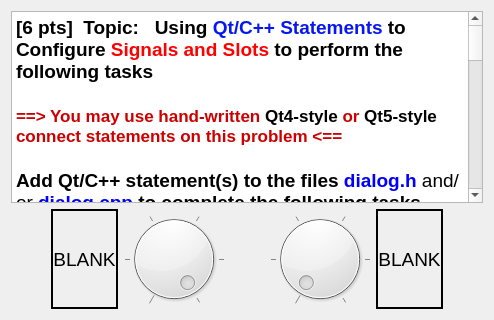
     <widget class="QWidget" name="tab_5">
      <attribute name="title">
       <string>Problem 2</string>
      </attribute>
      <layout class="QVBoxLayout" name="verticalLayout_7">
       <item>
        <widget class="QTextBrowser" name="textBrowser_4">
         <property name="html">
          <string>&lt;!DOCTYPE HTML PUBLIC &quot;-//W3C//DTD HTML 4.0//EN&quot; &quot;http://www.w3.org/TR/REC-html40/strict.dtd&quot;&gt;
&lt;html&gt;&lt;head&gt;&lt;meta name=&quot;qrichtext&quot; content=&quot;1&quot; /&gt;&lt;style type=&quot;text/css&quot;&gt;
p, li { white-space: pre-wrap; }
&lt;/style&gt;&lt;/head&gt;&lt;body style=&quot; font-family:'Cantarell'; font-size:13pt; font-weight:600; font-style:normal;&quot;&gt;
&lt;p style=&quot; margin-top:0px; margin-bottom:0px; margin-left:0px; margin-right:0px; -qt-block-indent:0; text-indent:0px;&quot;&gt;&lt;span style=&quot; font-size:14pt;&quot;&gt;[6 pts]  Topic:   Using &lt;/span&gt;&lt;span style=&quot; font-size:14pt; color:#0617f3;&quot;&gt;Qt/C++ Statements&lt;/span&gt;&lt;span style=&quot; font-size:14pt;&quot;&gt; to Configure &lt;/span&gt;&lt;span style=&quot; font-size:14pt; color:#ff0000;&quot;&gt;Signals and Slots &lt;/span&gt;&lt;span style=&quot; font-size:14pt;&quot;&gt;to perform the following tasks&lt;/span&gt;&lt;/p&gt;
&lt;p style=&quot;-qt-paragraph-type:empty; margin-top:0px; margin-bottom:0px; margin-left:0px; margin-right:0px; -qt-block-indent:0; text-indent:0px; font-size:14pt; color:#ff0000;&quot;&gt;&lt;br /&gt;&lt;/p&gt;
&lt;p style=&quot; margin-top:0px; margin-bottom:0px; margin-left:0px; margin-right:0px; -qt-block-indent:0; text-indent:0px;&quot;&gt;&lt;span style=&quot; font-family:'.Lucida Grande UI'; color:#cc0000;&quot;&gt;==&amp;gt; You may use hand-written &lt;/span&gt;&lt;span style=&quot; font-family:'.Lucida Grande UI'; color:#000000;&quot;&gt;Qt4-style&lt;/span&gt;&lt;span style=&quot; font-family:'.Lucida Grande UI'; color:#cc0000;&quot;&gt; or &lt;/span&gt;&lt;span style=&quot; font-family:'.Lucida Grande UI'; color:#000000;&quot;&gt;Qt5-style&lt;/span&gt;&lt;span style=&quot; font-family:'.Lucida Grande UI'; color:#cc0000;&quot;&gt; connect statements on this problem &amp;lt;==&lt;/span&gt;&lt;/p&gt;
&lt;p style=&quot;-qt-paragraph-type:empty; margin-top:0px; margin-bottom:0px; margin-left:0px; margin-right:0px; -qt-block-indent:0; text-indent:0px; font-size:14pt;&quot;&gt;&lt;br /&gt;&lt;/p&gt;
&lt;p style=&quot; margin-top:0px; margin-bottom:0px; margin-left:0px; margin-right:0px; -qt-block-indent:0; text-indent:0px;&quot;&gt;&lt;span style=&quot; font-size:14pt;&quot;&gt;Add Qt/C++ statement(s) to the files&lt;/span&gt;&lt;span style=&quot; font-family:'.Lucida Grande UI'; font-size:14pt;&quot;&gt; &lt;/span&gt;&lt;span style=&quot; font-family:'.Lucida Grande UI'; font-size:14pt; color:#0000ff;&quot;&gt;dialog.h&lt;/span&gt;&lt;span style=&quot; font-family:'.Lucida Grande UI'; font-size:14pt;&quot;&gt; &lt;/span&gt;&lt;span style=&quot; font-family:'.Lucida Grande UI'; font-size:14pt; font-weight:400;&quot;&gt;and/or&lt;/span&gt;&lt;span style=&quot; font-family:'.Lucida Grande UI'; font-size:14pt;&quot;&gt; &lt;/span&gt;&lt;span style=&quot; font-family:'.Lucida Grande UI'; font-size:14pt; color:#0000ff;&quot;&gt;dialog.cpp &lt;/span&gt;&lt;span style=&quot; font-size:14pt;&quot;&gt;to complete the following tasks&lt;/span&gt;&lt;/p&gt;
&lt;p style=&quot;-qt-paragraph-type:empty; margin-top:0px; margin-bottom:0px; margin-left:0px; margin-right:0px; -qt-block-indent:0; text-indent:0px; font-size:14pt;&quot;&gt;&lt;br /&gt;&lt;/p&gt;
&lt;p style=&quot; margin-top:0px; margin-bottom:0px; margin-left:0px; margin-right:0px; -qt-block-indent:0; text-indent:0px;&quot;&gt;&lt;span style=&quot; font-family:'.Lucida Grande UI';&quot;&gt;Problem 2A:  Add Qt/C++ statement(s) to initialize the value of &lt;/span&gt;&lt;span style=&quot; font-family:'.Lucida Grande UI'; color:#0000ff;&quot;&gt;leftLabel&lt;/span&gt;&lt;span style=&quot; font-family:'.Lucida Grande UI';&quot;&gt; to display &lt;/span&gt;&lt;span style=&quot; font-family:'.Lucida Grande UI'; color:#ff0000;&quot;&gt;5&lt;/span&gt;&lt;span style=&quot; font-family:'.Lucida Grande UI';&quot;&gt; &lt;/span&gt;&lt;/p&gt;
&lt;p style=&quot;-qt-paragraph-type:empty; margin-top:0px; margin-bottom:0px; margin-left:0px; margin-right:0px; -qt-block-indent:0; text-indent:0px; font-size:11pt;&quot;&gt;&lt;br /&gt;&lt;/p&gt;
&lt;p style=&quot; margin-top:0px; margin-bottom:0px; margin-left:0px; margin-right:0px; -qt-block-indent:0; text-indent:0px;&quot;&gt;&lt;span style=&quot; font-family:'.Lucida Grande UI';&quot;&gt;Problem 2B:  Add Qt/C++ statement(s) to initialize the value of &lt;/span&gt;&lt;span style=&quot; font-family:'.Lucida Grande UI'; color:#0000ff;&quot;&gt;rightLabel&lt;/span&gt;&lt;span style=&quot; font-family:'.Lucida Grande UI';&quot;&gt; to display &lt;/span&gt;&lt;span style=&quot; font-family:'.Lucida Grande UI'; color:#ff0000;&quot;&gt;0&lt;/span&gt;&lt;span style=&quot; font-family:'.Lucida Grande UI';&quot;&gt;  (zero) &lt;/span&gt;&lt;/p&gt;
&lt;p style=&quot;-qt-paragraph-type:empty; margin-top:0px; margin-bottom:0px; margin-left:0px; margin-right:0px; -qt-block-indent:0; text-indent:0px; font-family:'.Lucida Grande UI';&quot;&gt;&lt;br /&gt;&lt;/p&gt;
&lt;p style=&quot; margin-top:0px; margin-bottom:0px; margin-left:0px; margin-right:0px; -qt-block-indent:0; text-indent:0px;&quot;&gt;&lt;span style=&quot; font-family:'.Lucida Grande UI';&quot;&gt;Problem 2C:  Add Qt/C++ statement(s) to make the value of &lt;/span&gt;&lt;span style=&quot; font-family:'.Lucida Grande UI'; color:#0000ff;&quot;&gt;leftLabel&lt;/span&gt;&lt;span style=&quot; font-family:'.Lucida Grande UI';&quot;&gt; always match the value of &lt;/span&gt;&lt;span style=&quot; font-family:'.Lucida Grande UI'; color:#0000ff;&quot;&gt;leftDial&lt;/span&gt;&lt;/p&gt;
&lt;p style=&quot;-qt-paragraph-type:empty; margin-top:0px; margin-bottom:0px; margin-left:0px; margin-right:0px; -qt-block-indent:0; text-indent:0px; font-size:11pt;&quot;&gt;&lt;br /&gt;&lt;/p&gt;
&lt;p style=&quot; margin-top:0px; margin-bottom:0px; margin-left:0px; margin-right:0px; -qt-block-indent:0; text-indent:0px;&quot;&gt;&lt;span style=&quot; font-family:'.Lucida Grande UI';&quot;&gt;Problem 2D:  Add Qt/C++ statement(s) to make the value of &lt;/span&gt;&lt;span style=&quot; font-family:'.Lucida Grande UI'; color:#0000ff;&quot;&gt;rightLabel&lt;/span&gt;&lt;span style=&quot; font-family:'.Lucida Grande UI';&quot;&gt; always match the value of &lt;/span&gt;&lt;span style=&quot; font-family:'.Lucida Grande UI'; color:#0000ff;&quot;&gt;rightDial&lt;/span&gt;&lt;/p&gt;
&lt;p style=&quot;-qt-paragraph-type:empty; margin-top:0px; margin-bottom:0px; margin-left:0px; margin-right:0px; -qt-block-indent:0; text-indent:0px; font-family:'.Lucida Grande UI'; color:#0000ff;&quot;&gt;&lt;br /&gt;&lt;/p&gt;
&lt;p style=&quot; margin-top:0px; margin-bottom:0px; margin-left:0px; margin-right:0px; -qt-block-indent:0; text-indent:0px;&quot;&gt;&lt;span style=&quot; font-family:'.Lucida Grande UI';&quot;&gt;Problem 2E:&lt;/span&gt;&lt;span style=&quot; font-family:'.Lucida Grande UI'; color:#000000;&quot;&gt;  &lt;/span&gt;&lt;span style=&quot; font-family:'.Lucida Grande UI';&quot;&gt;Add Qt/C++ statement(s) that will maintain the correct relative values of the left dial and right dial (&lt;/span&gt;&lt;span style=&quot; font-family:'.Lucida Grande UI'; color:#ef2929;&quot;&gt;values must ALWAYS sum to 5&lt;/span&gt;&lt;span style=&quot; font-family:'.Lucida Grande UI';&quot;&gt;)  as the value of &lt;/span&gt;&lt;span style=&quot; font-family:'.Lucida Grande UI'; color:#0000ff;&quot;&gt;leftDial&lt;/span&gt;&lt;span style=&quot; font-family:'.Lucida Grande UI';&quot;&gt; is adjusted&lt;/span&gt;&lt;/p&gt;
&lt;p style=&quot;-qt-paragraph-type:empty; margin-top:0px; margin-bottom:0px; margin-left:0px; margin-right:0px; -qt-block-indent:0; text-indent:0px; font-family:'.Lucida Grande UI';&quot;&gt;&lt;br /&gt;&lt;/p&gt;
&lt;p style=&quot; margin-top:0px; margin-bottom:0px; margin-left:0px; margin-right:0px; -qt-block-indent:0; text-indent:0px;&quot;&gt;&lt;span style=&quot; font-family:'.Lucida Grande UI';&quot;&gt;Problem 2F:&lt;/span&gt;&lt;span style=&quot; font-family:'.Lucida Grande UI'; color:#000000;&quot;&gt;  &lt;/span&gt;&lt;span style=&quot; font-family:'.Lucida Grande UI';&quot;&gt;Add Qt/C++ statement(s) that will maintain the correct relative values of the left dial and right dial (&lt;/span&gt;&lt;span style=&quot; font-family:'.Lucida Grande UI'; color:#ef2929;&quot;&gt;values must ALWAYS sum to 5&lt;/span&gt;&lt;span style=&quot; font-family:'.Lucida Grande UI';&quot;&gt;)  as the value of &lt;/span&gt;&lt;span style=&quot; font-family:'.Lucida Grande UI'; color:#0000ff;&quot;&gt;rightDial&lt;/span&gt;&lt;span style=&quot; font-family:'.Lucida Grande UI';&quot;&gt; is adjusted&lt;/span&gt;&lt;/p&gt;
&lt;p style=&quot;-qt-paragraph-type:empty; margin-top:0px; margin-bottom:0px; margin-left:0px; margin-right:0px; -qt-block-indent:0; text-indent:0px; font-size:11pt;&quot;&gt;&lt;br /&gt;&lt;/p&gt;
&lt;p style=&quot; margin-top:0px; margin-bottom:0px; margin-left:0px; margin-right:0px; -qt-block-indent:0; text-indent:0px;&quot;&gt;&lt;span style=&quot; font-family:'.Lucida Grande UI'; color:#000000;&quot;&gt;HINTS:   Left &lt;/span&gt;&lt;span style=&quot; font-family:'.Lucida Grande UI'; color:#0000ff;&quot;&gt;QDial&lt;/span&gt;&lt;span style=&quot; font-family:'.Lucida Grande UI'; color:#000000;&quot;&gt; object is named &lt;/span&gt;&lt;span style=&quot; font-family:'.Lucida Grande UI'; color:#0000ff;&quot;&gt;leftDial&lt;/span&gt;&lt;span style=&quot; font-family:'.Lucida Grande UI'; color:#000000;&quot;&gt;, left QLabel object named &lt;/span&gt;&lt;span style=&quot; font-family:'.Lucida Grande UI'; color:#0000ff;&quot;&gt;leftLabel&lt;/span&gt;&lt;/p&gt;
&lt;p style=&quot; margin-top:0px; margin-bottom:0px; margin-left:0px; margin-right:0px; -qt-block-indent:0; text-indent:0px;&quot;&gt;&lt;span style=&quot; font-family:'.Lucida Grande UI'; color:#000000;&quot;&gt;            right &lt;/span&gt;&lt;span style=&quot; font-family:'.Lucida Grande UI'; color:#0000ff;&quot;&gt;QDial&lt;/span&gt;&lt;span style=&quot; font-family:'.Lucida Grande UI'; color:#000000;&quot;&gt; object named &lt;/span&gt;&lt;span style=&quot; font-family:'.Lucida Grande UI'; color:#0000ff;&quot;&gt;rightDial&lt;/span&gt;&lt;span style=&quot; font-family:'.Lucida Grande UI'; color:#000000;&quot;&gt; and right QLabel object named &lt;/span&gt;&lt;span style=&quot; font-family:'.Lucida Grande UI'; color:#0000ff;&quot;&gt;rightLabel&lt;/span&gt;&lt;/p&gt;
&lt;p style=&quot;-qt-paragraph-type:empty; margin-top:0px; margin-bottom:0px; margin-left:0px; margin-right:0px; -qt-block-indent:0; text-indent:0px; font-family:'.Lucida Grande UI'; color:#000000;&quot;&gt;&lt;br /&gt;&lt;/p&gt;
&lt;p style=&quot; margin-top:0px; margin-bottom:0px; margin-left:0px; margin-right:0px; -qt-block-indent:0; text-indent:0px;&quot;&gt;&lt;span style=&quot; font-size:14pt; color:#ff0000;&quot;&gt;CONSTRAINTS:&lt;/span&gt;&lt;/p&gt;
&lt;p style=&quot; margin-top:0px; margin-bottom:0px; margin-left:0px; margin-right:0px; -qt-block-indent:0; text-indent:0px;&quot;&gt;&lt;span style=&quot; font-size:14pt; color:#ff0000;&quot;&gt;* &lt;/span&gt;&lt;span style=&quot; font-family:'.Lucida Grande UI'; color:#ff0000;&quot;&gt;Do NOT use the Design tool to modify the form itself or you will receive&lt;/span&gt;&lt;span style=&quot; font-family:'.Lucida Grande UI'; color:#000000;&quot;&gt; zero credit (0 points).&lt;/span&gt;&lt;/p&gt;
&lt;p style=&quot; margin-top:0px; margin-bottom:0px; margin-left:0px; margin-right:0px; -qt-block-indent:0; text-indent:0px;&quot;&gt;&lt;span style=&quot; font-size:14pt; color:#ff0000;&quot;&gt;* Do NOT alter the range of values for &lt;/span&gt;&lt;span style=&quot; font-size:14pt; color:#000000;&quot;&gt;rightDial &lt;/span&gt;&lt;span style=&quot; font-size:14pt; color:#ff0000;&quot;&gt;or&lt;/span&gt;&lt;span style=&quot; font-size:14pt; color:#000000;&quot;&gt; leftDial &lt;/span&gt;&lt;span style=&quot; font-size:14pt; color:#ff0000;&quot;&gt;   Both already have the range from &lt;/span&gt;&lt;span style=&quot; font-size:14pt; color:#000000;&quot;&gt;0&lt;/span&gt;&lt;span style=&quot; font-size:14pt; color:#ff0000;&quot;&gt; to &lt;/span&gt;&lt;span style=&quot; font-size:14pt; color:#000000;&quot;&gt;5&lt;/span&gt;&lt;span style=&quot; font-size:14pt; color:#ff0000;&quot;&gt; inclusive&lt;/span&gt;&lt;/p&gt;&lt;/body&gt;&lt;/html&gt;</string>
         </property>
        </widget>
       </item>
       <item>
        <layout class="QHBoxLayout" name="horizontalLayout_4">
         <item>
          <spacer name="horizontalSpacer_6">
           <property name="orientation">
            <enum>Qt::Horizontal</enum>
           </property>
           <property name="sizeHint" stdset="0">
            <size>
             <width>40</width>
             <height>20</height>
            </size>
           </property>
          </spacer>
         </item>
         <item>
          <widget class="QLabel" name="leftLabel">
           <property name="font">
            <font>
             <pointsize>14</pointsize>
            </font>
           </property>
           <property name="frameShape">
            <enum>QFrame::WinPanel</enum>
           </property>
           <property name="text">
            <string>BLANK</string>
           </property>
           <property name="alignment">
            <set>Qt::AlignCenter</set>
           </property>
          </widget>
         </item>
         <item>
          <widget class="QDial" name="leftDial">
           <property name="maximum">
            <number>5</number>
           </property>
           <property name="value">
            <number>5</number>
           </property>
           <property name="notchesVisible">
            <bool>true</bool>
           </property>
          </widget>
         </item>
         <item>
          <spacer name="horizontalSpacer_8">
           <property name="orientation">
            <enum>Qt::Horizontal</enum>
           </property>
           <property name="sizeHint" stdset="0">
            <size>
             <width>40</width>
             <height>20</height>
            </size>
           </property>
          </spacer>
         </item>
         <item>
          <widget class="QDial" name="rightDial">
           <property name="maximum">
            <number>5</number>
           </property>
           <property name="notchesVisible">
            <bool>true</bool>
           </property>
          </widget>
         </item>
         <item>
          <widget class="QLabel" name="rightLabel">
           <property name="font">
            <font>
             <pointsize>14</pointsize>
            </font>
           </property>
           <property name="frameShape">
            <enum>QFrame::WinPanel</enum>
           </property>
           <property name="text">
            <string>BLANK</string>
           </property>
           <property name="alignment">
            <set>Qt::AlignCenter</set>
           </property>
          </widget>
         </item>
         <item>
          <spacer name="horizontalSpacer_7">
           <property name="orientation">
            <enum>Qt::Horizontal</enum>
           </property>
           <property name="sizeHint" stdset="0">
            <size>
             <width>40</width>
             <height>20</height>
            </size>
           </property>
          </spacer>
         </item>
        </layout>
       </item>
      </layout>
     </widget>
